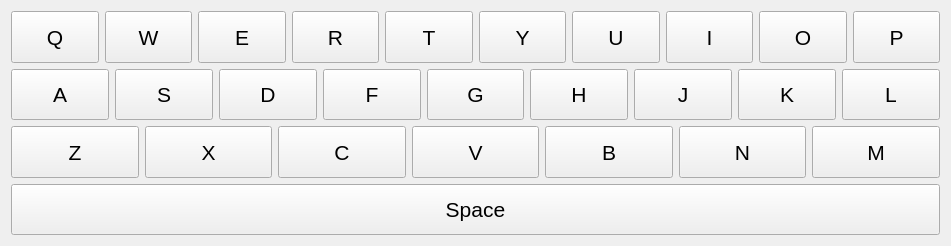
<?xml version="1.0" encoding="UTF-8"?>
<ui version="4.0">
 <class>Keyboard</class>
 <widget class="QWidget" name="Keyboard">
  <property name="geometry">
   <rect>
    <x>0</x>
    <y>0</y>
    <width>951</width>
    <height>246</height>
   </rect>
  </property>
  <property name="font">
   <font>
    <pointsize>16</pointsize>
   </font>
  </property>
  <property name="windowTitle">
   <string>Form</string>
  </property>
  <layout class="QVBoxLayout" name="keys_rows_layout" stretch="0,0,0,0">
   <item>
    <layout class="QHBoxLayout" name="keys_layout_0">
     <item>
      <widget class="QPushButton" name="Key_Q">
       <property name="sizePolicy">
        <sizepolicy hsizetype="Preferred" vsizetype="Preferred">
         <horstretch>0</horstretch>
         <verstretch>0</verstretch>
        </sizepolicy>
       </property>
       <property name="text">
        <string>Q</string>
       </property>
      </widget>
     </item>
     <item>
      <widget class="QPushButton" name="Key_W">
       <property name="sizePolicy">
        <sizepolicy hsizetype="Preferred" vsizetype="Preferred">
         <horstretch>0</horstretch>
         <verstretch>0</verstretch>
        </sizepolicy>
       </property>
       <property name="text">
        <string>W</string>
       </property>
      </widget>
     </item>
     <item>
      <widget class="QPushButton" name="Key_E">
       <property name="sizePolicy">
        <sizepolicy hsizetype="Preferred" vsizetype="Preferred">
         <horstretch>0</horstretch>
         <verstretch>0</verstretch>
        </sizepolicy>
       </property>
       <property name="text">
        <string>E</string>
       </property>
      </widget>
     </item>
     <item>
      <widget class="QPushButton" name="Key_R">
       <property name="sizePolicy">
        <sizepolicy hsizetype="Preferred" vsizetype="Preferred">
         <horstretch>0</horstretch>
         <verstretch>0</verstretch>
        </sizepolicy>
       </property>
       <property name="text">
        <string>R</string>
       </property>
      </widget>
     </item>
     <item>
      <widget class="QPushButton" name="Key_T">
       <property name="sizePolicy">
        <sizepolicy hsizetype="Preferred" vsizetype="Preferred">
         <horstretch>0</horstretch>
         <verstretch>0</verstretch>
        </sizepolicy>
       </property>
       <property name="text">
        <string>T</string>
       </property>
      </widget>
     </item>
     <item>
      <widget class="QPushButton" name="Key_Y">
       <property name="sizePolicy">
        <sizepolicy hsizetype="Preferred" vsizetype="Preferred">
         <horstretch>0</horstretch>
         <verstretch>0</verstretch>
        </sizepolicy>
       </property>
       <property name="text">
        <string>Y</string>
       </property>
      </widget>
     </item>
     <item>
      <widget class="QPushButton" name="Key_U">
       <property name="sizePolicy">
        <sizepolicy hsizetype="Preferred" vsizetype="Preferred">
         <horstretch>0</horstretch>
         <verstretch>0</verstretch>
        </sizepolicy>
       </property>
       <property name="text">
        <string>U</string>
       </property>
      </widget>
     </item>
     <item>
      <widget class="QPushButton" name="Key_I">
       <property name="sizePolicy">
        <sizepolicy hsizetype="Preferred" vsizetype="Preferred">
         <horstretch>0</horstretch>
         <verstretch>0</verstretch>
        </sizepolicy>
       </property>
       <property name="locale">
        <locale language="French" country="Canada"/>
       </property>
       <property name="text">
        <string>I</string>
       </property>
      </widget>
     </item>
     <item>
      <widget class="QPushButton" name="Key_O">
       <property name="sizePolicy">
        <sizepolicy hsizetype="Preferred" vsizetype="Preferred">
         <horstretch>0</horstretch>
         <verstretch>0</verstretch>
        </sizepolicy>
       </property>
       <property name="text">
        <string>O</string>
       </property>
      </widget>
     </item>
     <item>
      <widget class="QPushButton" name="Key_P">
       <property name="sizePolicy">
        <sizepolicy hsizetype="Preferred" vsizetype="Preferred">
         <horstretch>0</horstretch>
         <verstretch>0</verstretch>
        </sizepolicy>
       </property>
       <property name="text">
        <string>P</string>
       </property>
      </widget>
     </item>
    </layout>
   </item>
   <item>
    <layout class="QHBoxLayout" name="keys_layout_1">
     <item>
      <widget class="QPushButton" name="Key_A">
       <property name="sizePolicy">
        <sizepolicy hsizetype="Preferred" vsizetype="Preferred">
         <horstretch>0</horstretch>
         <verstretch>0</verstretch>
        </sizepolicy>
       </property>
       <property name="text">
        <string>A</string>
       </property>
      </widget>
     </item>
     <item>
      <widget class="QPushButton" name="Key_S">
       <property name="sizePolicy">
        <sizepolicy hsizetype="Preferred" vsizetype="Preferred">
         <horstretch>0</horstretch>
         <verstretch>0</verstretch>
        </sizepolicy>
       </property>
       <property name="text">
        <string>S</string>
       </property>
      </widget>
     </item>
     <item>
      <widget class="QPushButton" name="Key_D">
       <property name="sizePolicy">
        <sizepolicy hsizetype="Preferred" vsizetype="Preferred">
         <horstretch>0</horstretch>
         <verstretch>0</verstretch>
        </sizepolicy>
       </property>
       <property name="text">
        <string>D</string>
       </property>
      </widget>
     </item>
     <item>
      <widget class="QPushButton" name="Key_F">
       <property name="sizePolicy">
        <sizepolicy hsizetype="Preferred" vsizetype="Preferred">
         <horstretch>0</horstretch>
         <verstretch>0</verstretch>
        </sizepolicy>
       </property>
       <property name="text">
        <string>F</string>
       </property>
      </widget>
     </item>
     <item>
      <widget class="QPushButton" name="Key_G">
       <property name="sizePolicy">
        <sizepolicy hsizetype="Preferred" vsizetype="Preferred">
         <horstretch>0</horstretch>
         <verstretch>0</verstretch>
        </sizepolicy>
       </property>
       <property name="text">
        <string>G</string>
       </property>
      </widget>
     </item>
     <item>
      <widget class="QPushButton" name="Key_H">
       <property name="sizePolicy">
        <sizepolicy hsizetype="Preferred" vsizetype="Preferred">
         <horstretch>0</horstretch>
         <verstretch>0</verstretch>
        </sizepolicy>
       </property>
       <property name="text">
        <string>H</string>
       </property>
      </widget>
     </item>
     <item>
      <widget class="QPushButton" name="Key_J">
       <property name="sizePolicy">
        <sizepolicy hsizetype="Preferred" vsizetype="Preferred">
         <horstretch>0</horstretch>
         <verstretch>0</verstretch>
        </sizepolicy>
       </property>
       <property name="text">
        <string>J</string>
       </property>
      </widget>
     </item>
     <item>
      <widget class="QPushButton" name="Key_K">
       <property name="sizePolicy">
        <sizepolicy hsizetype="Preferred" vsizetype="Preferred">
         <horstretch>0</horstretch>
         <verstretch>0</verstretch>
        </sizepolicy>
       </property>
       <property name="text">
        <string>K</string>
       </property>
      </widget>
     </item>
     <item>
      <widget class="QPushButton" name="Key_L">
       <property name="sizePolicy">
        <sizepolicy hsizetype="Preferred" vsizetype="Preferred">
         <horstretch>0</horstretch>
         <verstretch>0</verstretch>
        </sizepolicy>
       </property>
       <property name="text">
        <string>L</string>
       </property>
      </widget>
     </item>
    </layout>
   </item>
   <item>
    <layout class="QHBoxLayout" name="keys_layout_2">
     <item>
      <widget class="QPushButton" name="Key_Z">
       <property name="sizePolicy">
        <sizepolicy hsizetype="Preferred" vsizetype="Preferred">
         <horstretch>0</horstretch>
         <verstretch>0</verstretch>
        </sizepolicy>
       </property>
       <property name="mouseTracking">
        <bool>true</bool>
       </property>
       <property name="tabletTracking">
        <bool>true</bool>
       </property>
       <property name="text">
        <string>Z</string>
       </property>
      </widget>
     </item>
     <item>
      <widget class="QPushButton" name="Key_X">
       <property name="sizePolicy">
        <sizepolicy hsizetype="Preferred" vsizetype="Preferred">
         <horstretch>0</horstretch>
         <verstretch>0</verstretch>
        </sizepolicy>
       </property>
       <property name="mouseTracking">
        <bool>true</bool>
       </property>
       <property name="tabletTracking">
        <bool>true</bool>
       </property>
       <property name="text">
        <string>X</string>
       </property>
      </widget>
     </item>
     <item>
      <widget class="QPushButton" name="Key_C">
       <property name="sizePolicy">
        <sizepolicy hsizetype="Preferred" vsizetype="Preferred">
         <horstretch>0</horstretch>
         <verstretch>0</verstretch>
        </sizepolicy>
       </property>
       <property name="mouseTracking">
        <bool>true</bool>
       </property>
       <property name="tabletTracking">
        <bool>true</bool>
       </property>
       <property name="text">
        <string>C</string>
       </property>
      </widget>
     </item>
     <item>
      <widget class="QPushButton" name="Key_V">
       <property name="sizePolicy">
        <sizepolicy hsizetype="Preferred" vsizetype="Preferred">
         <horstretch>0</horstretch>
         <verstretch>0</verstretch>
        </sizepolicy>
       </property>
       <property name="mouseTracking">
        <bool>true</bool>
       </property>
       <property name="tabletTracking">
        <bool>true</bool>
       </property>
       <property name="text">
        <string>V</string>
       </property>
      </widget>
     </item>
     <item>
      <widget class="QPushButton" name="Key_B">
       <property name="sizePolicy">
        <sizepolicy hsizetype="Preferred" vsizetype="Preferred">
         <horstretch>0</horstretch>
         <verstretch>0</verstretch>
        </sizepolicy>
       </property>
       <property name="mouseTracking">
        <bool>true</bool>
       </property>
       <property name="tabletTracking">
        <bool>true</bool>
       </property>
       <property name="text">
        <string>B</string>
       </property>
      </widget>
     </item>
     <item>
      <widget class="QPushButton" name="Key_N">
       <property name="sizePolicy">
        <sizepolicy hsizetype="Preferred" vsizetype="Preferred">
         <horstretch>0</horstretch>
         <verstretch>0</verstretch>
        </sizepolicy>
       </property>
       <property name="mouseTracking">
        <bool>true</bool>
       </property>
       <property name="tabletTracking">
        <bool>true</bool>
       </property>
       <property name="text">
        <string>N</string>
       </property>
      </widget>
     </item>
     <item>
      <widget class="QPushButton" name="Key_M">
       <property name="sizePolicy">
        <sizepolicy hsizetype="Preferred" vsizetype="Preferred">
         <horstretch>0</horstretch>
         <verstretch>0</verstretch>
        </sizepolicy>
       </property>
       <property name="mouseTracking">
        <bool>true</bool>
       </property>
       <property name="tabletTracking">
        <bool>true</bool>
       </property>
       <property name="text">
        <string>M</string>
       </property>
      </widget>
     </item>
    </layout>
   </item>
   <item>
    <layout class="QHBoxLayout" name="keys_layout_3">
     <item>
      <widget class="QPushButton" name="Key_Space">
       <property name="sizePolicy">
        <sizepolicy hsizetype="Preferred" vsizetype="Preferred">
         <horstretch>0</horstretch>
         <verstretch>0</verstretch>
        </sizepolicy>
       </property>
       <property name="mouseTracking">
        <bool>true</bool>
       </property>
       <property name="tabletTracking">
        <bool>true</bool>
       </property>
       <property name="text">
        <string>Space</string>
       </property>
      </widget>
     </item>
    </layout>
   </item>
  </layout>
 </widget>
 <resources/>
 <connections/>
</ui>
